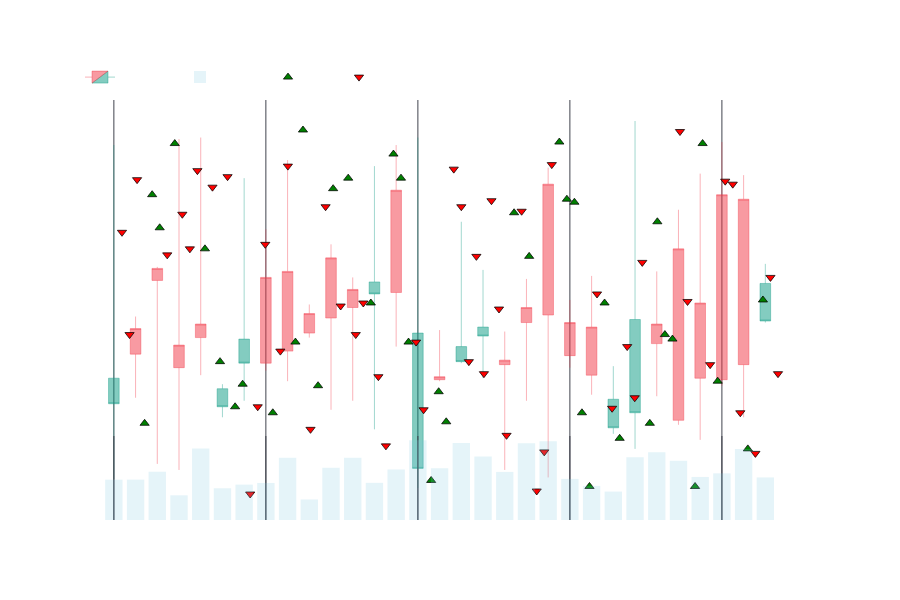

The cell this chart's notebook holds for it:
### Code cell
#Creando OHLCV aleatorio
fechas = pd.date_range('2023-01-01', '2023-01-31', freq='1440T')
size = 31
open = np.random.randint(100, 200, size=size)
high = np.random.randint(open, 300, size=size)
low = np.random.randint(50, open, size=size)
close = np.random.randint(low, high, size=size)
volume = np.random.randint(10000, 50000, size=size)
ohlcv = pd.DataFrame({
    'datetime': fechas,
    'open': open,
    'high': high,
    'low': low,
    'close': close,
    'volume': volume
})

#Creando Ordenes de compra venta aleatorias
fechas_ordenes = pd.date_range('2023-01-01 09:00:00', '2023-01-31 20:00:00', freq='500T')
tipo_orden = np.random.choice(['BUY', 'SELL'], size=len(fechas_ordenes))
precio = np.random.randint(50, 300, size=len(fechas_ordenes))
cantidad = np.random.randint(1, 100, size=len(fechas_ordenes))
ordenes = pd.DataFrame({
    'datetime': fechas_ordenes,
    'side': tipo_orden,
    'price': precio,
    'qty': cantidad,
    'buy': None,
    'sell': None,
})
ordenes['buy'] = ordenes[ordenes['side']=='BUY']['price']
ordenes['sell'] = ordenes[ordenes['side']=='SELL']['price']

events = [
         {'df':ordenes,
          'col':'buy',
          'name': 'BUY',
          'color': 'green',
          'symbol': 'triangle-up' #https://plotly.com/python/reference/scatter/#scatter-marker-symbol
         },
         {'df':ordenes,
          'col':'sell',
          'name': 'SELL',
          'color': 'red',
          'symbol': 'triangle-down' #https://plotly.com/python/reference/scatter/#scatter-marker-symbol
         },
     ]
fig = ohlc_chart(ohlcv, show_pnl = False, events=events)
fig.show()

### Figure 1 — Plotly figure (JSON) as saved in the notebook; plotly's stock layout.template omitted (floating-point values rounded to 4 significant figures)
{"data": [{"close": [111, 161, 201, 150, 164, 109, 138, 195, 199, 171, 208, 187, 184, 253, 68, 129, 139, 156, 140, 175, 257, 165, 162, 95, 105, 164, 214, 178, 250, 247, 166], "decreasing": {"line": {"color": "rgba(8,153,129,0.5)"}}, "high": [283, 169, 202, 287, 288, 124, 261, 227, 273, 177, 217, 195, 269, 283, 288, 160, 232, 200, 159, 194, 268, 180, 196, 136, 299, 199, 240, 264, 285, 263, 204], "increasing": {"line": {"color": "rgba(242,54,69,0.5)"}}, "line": {"width": 0.75}, "low": [61, 115, 71, 67, 130, 102, 113, 133, 126, 155, 107, 113, 94, 149, 55, 126, 138, 128, 67, 113, 62, 135, 117, 91, 81, 116, 97, 87, 123, 102, 165], "name": "BTCUDST", "open": [128, 144, 193, 135, 155, 121, 154, 138, 146, 158, 168, 175, 192, 185, 158, 127, 149, 162, 137, 165, 170, 143, 130, 114, 167, 151, 100, 128, 127, 137, 191], "type": "candlestick", "x": ["2023-01-01T00:00:00", "2023-01-02T00:00:00", "2023-01-03T00:00:00", "2023-01-04T00:00:00", "2023-01-05T00:00:00", "2023-01-06T00:00:00", "2023-01-07T00:00:00", "2023-01-08T00:00:00", "2023-01-09T00:00:00", "2023-01-10T00:00:00", "2023-01-11T00:00:00", "2023-01-12T00:00:00", "2023-01-13T00:00:00", "2023-01-14T00:00:00", "2023-01-15T00:00:00", "2023-01-16T00:00:00", "2023-01-17T00:00:00", "2023-01-18T00:00:00", "2023-01-19T00:00:00", "2023-01-20T00:00:00", "2023-01-21T00:00:00", "2023-01-22T00:00:00", "2023-01-23T00:00:00", "2023-01-24T00:00:00", "2023-01-25T00:00:00", "2023-01-26T00:00:00", "2023-01-27T00:00:00", "2023-01-28T00:00:00", "2023-01-29T00:00:00", "2023-01-30T00:00:00", "2023-01-31T00:00:00"], "xaxis": "x", "yaxis": "y"}, {"marker": {"color": "rgba(126,198,222,0.2)", "line": {"width": 0}}, "name": "Volumen", "type": "bar", "x": ["2023-01-01T00:00:00", "2023-01-02T00:00:00", "2023-01-03T00:00:00", "2023-01-04T00:00:00", "2023-01-05T00:00:00", "2023-01-06T00:00:00", "2023-01-07T00:00:00", "2023-01-08T00:00:00", "2023-01-09T00:00:00", "2023-01-10T00:00:00", "2023-01-11T00:00:00", "2023-01-12T00:00:00", "2023-01-13T00:00:00", "2023-01-14T00:00:00", "2023-01-15T00:00:00", "2023-01-16T00:00:00", "2023-01-17T00:00:00", "2023-01-18T00:00:00", "2023-01-19T00:00:00", "2023-01-20T00:00:00", "2023-01-21T00:00:00", "2023-01-22T00:00:00", "2023-01-23T00:00:00", "2023-01-24T00:00:00", "2023-01-25T00:00:00", "2023-01-26T00:00:00", "2023-01-27T00:00:00", "2023-01-28T00:00:00", "2023-01-29T00:00:00", "2023-01-30T00:00:00", "2023-01-31T00:00:00"], "xaxis": "x2", "y": [25100, 25122, 30033, 15365, 44539, 19728, 21996, 23050, 38763, 12778, 32443, 38675, 23106, 31427, 49645, 32212, 47956, 39470, 29912, 47727, 49007, 25566, 21219, 17697, 39077, 42193, 36926, 26776, 29020, 44241, 26471], "yaxis": "y2"}, {"marker": {"color": "green", "line": {"color": "black", "width": 0.75}, "size": 8, "symbol": "triangle-up"}, "mode": "markers", "name": "BUY", "type": "scatter", "x": ["2023-01-01T09:00:00", "2023-01-01T17:20:00", "2023-01-02T01:40:00", "2023-01-02T10:00:00", "2023-01-02T18:20:00", "2023-01-03T02:40:00", "2023-01-03T11:00:00", "2023-01-03T19:20:00", "2023-01-04T03:40:00", "2023-01-04T12:00:00", "2023-01-04T20:20:00", "2023-01-05T04:40:00", "2023-01-05T13:00:00", "2023-01-05T21:20:00", "2023-01-06T05:40:00", "2023-01-06T14:00:00", "2023-01-06T22:20:00", "2023-01-07T06:40:00", "2023-01-07T15:00:00", "2023-01-07T23:20:00", "2023-01-08T07:40:00", "2023-01-08T16:00:00", "2023-01-09T00:20:00", "2023-01-09T08:40:00", "2023-01-09T17:00:00", "2023-01-10T01:20:00", "2023-01-10T09:40:00", "2023-01-10T18:00:00", "2023-01-11T02:20:00", "2023-01-11T10:40:00", "2023-01-11T19:00:00", "2023-01-12T03:20:00", "2023-01-12T11:40:00", "2023-01-12T20:00:00", "2023-01-13T04:20:00", "2023-01-13T12:40:00", "2023-01-13T21:00:00", "2023-01-14T05:20:00", "2023-01-14T13:40:00", "2023-01-14T22:00:00", "2023-01-15T06:20:00", "2023-01-15T14:40:00", "2023-01-15T23:00:00", "2023-01-16T07:20:00", "2023-01-16T15:40:00", "2023-01-17T00:00:00", "2023-01-17T08:20:00", "2023-01-17T16:40:00", "2023-01-18T01:00:00", "2023-01-18T09:20:00", "2023-01-18T17:40:00", "2023-01-19T02:00:00", "2023-01-19T10:20:00", "2023-01-19T18:40:00", "2023-01-20T03:00:00", "2023-01-20T11:20:00", "2023-01-20T19:40:00", "2023-01-21T04:00:00", "2023-01-21T12:20:00", "2023-01-21T20:40:00", "2023-01-22T05:00:00", "2023-01-22T13:20:00", "2023-01-22T21:40:00", "2023-01-23T06:00:00", "2023-01-23T14:20:00", "2023-01-23T22:40:00", "2023-01-24T07:00:00", "2023-01-24T15:20:00", "2023-01-24T23:40:00", "2023-01-25T08:00:00", "2023-01-25T16:20:00", "2023-01-26T00:40:00", "2023-01-26T09:00:00", "2023-01-26T17:20:00", "2023-01-27T01:40:00", "2023-01-27T10:00:00", "2023-01-27T18:20:00", "2023-01-28T02:40:00", "2023-01-28T11:00:00", "2023-01-28T19:20:00", "2023-01-29T03:40:00", "2023-01-29T12:00:00", "2023-01-29T20:20:00", "2023-01-30T04:40:00", "2023-01-30T13:00:00", "2023-01-30T21:20:00", "2023-01-31T05:40:00", "2023-01-31T14:00:00"], "xaxis": "x", "y": [null, null, null, 98, 250, 228, null, 284, null, null, null, 214, null, 139, null, 109, 124, null, null, null, 105, null, null, 152, 293, null, 123, null, 254, null, 261, null, null, 178, null, null, 277, 261, 152, null, null, 60, 119, 99, null, null, null, null, null, null, null, null, 238, null, 209, null, null, null, 285, 247, 245, 105, 56, null, 178, null, 88, null, null, null, 98, 232, 157, 154, null, null, 56, 284, null, 126, null, null, null, 81, null, 180, null, null], "yaxis": "y"}, {"marker": {"color": "red", "line": {"color": "black", "width": 0.75}, "size": 8, "symbol": "triangle-down"}, "mode": "markers", "name": "SELL", "type": "scatter", "x": ["2023-01-01T09:00:00", "2023-01-01T17:20:00", "2023-01-02T01:40:00", "2023-01-02T10:00:00", "2023-01-02T18:20:00", "2023-01-03T02:40:00", "2023-01-03T11:00:00", "2023-01-03T19:20:00", "2023-01-04T03:40:00", "2023-01-04T12:00:00", "2023-01-04T20:20:00", "2023-01-05T04:40:00", "2023-01-05T13:00:00", "2023-01-05T21:20:00", "2023-01-06T05:40:00", "2023-01-06T14:00:00", "2023-01-06T22:20:00", "2023-01-07T06:40:00", "2023-01-07T15:00:00", "2023-01-07T23:20:00", "2023-01-08T07:40:00", "2023-01-08T16:00:00", "2023-01-09T00:20:00", "2023-01-09T08:40:00", "2023-01-09T17:00:00", "2023-01-10T01:20:00", "2023-01-10T09:40:00", "2023-01-10T18:00:00", "2023-01-11T02:20:00", "2023-01-11T10:40:00", "2023-01-11T19:00:00", "2023-01-12T03:20:00", "2023-01-12T11:40:00", "2023-01-12T20:00:00", "2023-01-13T04:20:00", "2023-01-13T12:40:00", "2023-01-13T21:00:00", "2023-01-14T05:20:00", "2023-01-14T13:40:00", "2023-01-14T22:00:00", "2023-01-15T06:20:00", "2023-01-15T14:40:00", "2023-01-15T23:00:00", "2023-01-16T07:20:00", "2023-01-16T15:40:00", "2023-01-17T00:00:00", "2023-01-17T08:20:00", "2023-01-17T16:40:00", "2023-01-18T01:00:00", "2023-01-18T09:20:00", "2023-01-18T17:40:00", "2023-01-19T02:00:00", "2023-01-19T10:20:00", "2023-01-19T18:40:00", "2023-01-20T03:00:00", "2023-01-20T11:20:00", "2023-01-20T19:40:00", "2023-01-21T04:00:00", "2023-01-21T12:20:00", "2023-01-21T20:40:00", "2023-01-22T05:00:00", "2023-01-22T13:20:00", "2023-01-22T21:40:00", "2023-01-23T06:00:00", "2023-01-23T14:20:00", "2023-01-23T22:40:00", "2023-01-24T07:00:00", "2023-01-24T15:20:00", "2023-01-24T23:40:00", "2023-01-25T08:00:00", "2023-01-25T16:20:00", "2023-01-26T00:40:00", "2023-01-26T09:00:00", "2023-01-26T17:20:00", "2023-01-27T01:40:00", "2023-01-27T10:00:00", "2023-01-27T18:20:00", "2023-01-28T02:40:00", "2023-01-28T11:00:00", "2023-01-28T19:20:00", "2023-01-29T03:40:00", "2023-01-29T12:00:00", "2023-01-29T20:20:00", "2023-01-30T04:40:00", "2023-01-30T13:00:00", "2023-01-30T21:20:00", "2023-01-31T05:40:00", "2023-01-31T14:00:00"], "xaxis": "x", "y": [225, 157, 260, null, null, null, 210, null, 237, 214, 266, null, 255, null, 262, null, null, 51, 109, 217, null, 146, 269, null, null, 94, null, 242, null, 176, null, 157, 178, null, 129, 83, null, null, null, 152, 107, null, null, null, 267, 242, 139, 209, 131, 246, 174, 90, null, 239, null, 53, 79, 270, null, null, null, null, null, 184, null, 108, null, 149, 115, 205, null, null, null, null, 292, 179, null, null, 137, null, 259, 257, 105, null, 78, null, 195, 131], "yaxis": "y"}], "layout": {"font": {"color": "#ffffff", "family": "Helvetica"}, "height": 600, "legend": {"orientation": "h", "x": 0, "xanchor": "left", "y": 1.02, "yanchor": "bottom"}, "modebar": {"bgcolor": "rgba(0,0,0,0)"}, "paper_bgcolor": "rgba(0,0,0,0)", "plot_bgcolor": "rgba(0,0,0,0)", "xaxis": {"anchor": "y", "domain": [0, 1], "gridcolor": "#40444e", "linecolor": "#40444e", "linewidth": 0.5, "matches": "x2", "rangeslider": {"visible": false}, "showline": false, "showticklabels": false}, "xaxis2": {"anchor": "y2", "domain": [0, 1], "gridcolor": "#40444e", "linecolor": "#40444e", "linewidth": 0.5, "showline": false}, "yaxis": {"anchor": "x", "domain": [0, 1], "gridcolor": "rgba(0,0,0,0)", "linecolor": "rgba(0,0,0,0)", "linewidth": 0, "showline": false, "showticklabels": true, "zeroline": false}, "yaxis2": {"anchor": "x2", "domain": [0, 0.2], "gridcolor": "rgba(0,0,0,0)", "linecolor": "rgba(0,0,0,0)", "linewidth": 0, "showline": false, "showticklabels": false, "zeroline": false}, "yaxis3": {"domain": [0, 0], "gridcolor": "rgba(0,0,0,0)", "linecolor": "rgba(0,0,0,0)", "linewidth": 0, "showline": false, "showticklabels": true, "zeroline": false}}}
